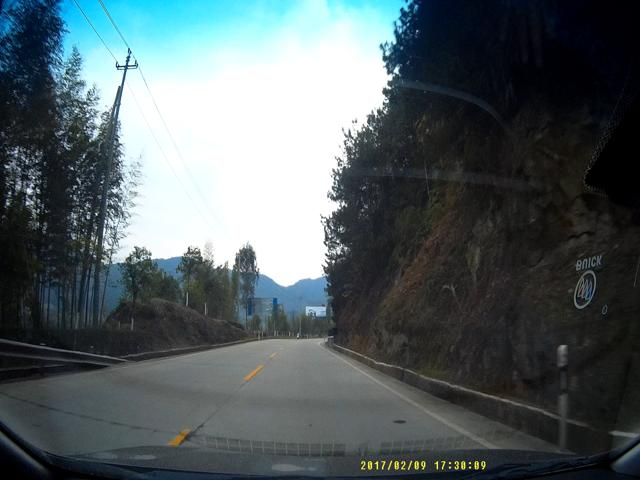
#> input picture challenge-1/lane/0004.jpg, 640 x 480 px, given in place of 0001.jpg, which was not available
$ python main.py
#> lines starting #> are read from the running program, lines starting #| are printed output that depends on the picture; after the words box and inside, x2 and y2 are one past the last pixel; in counts of white or black regions, pixels touching at a corner belong together; pictures that were not available may be replaced by others from this repository, and a replacement may not be noted
import numpy as np
import cv2
import time
import math

def canny(img):
    img = cv2.cvtColor(img,cv2.COLOR_RGB2GRAY)
    img = cv2.GaussianBlur(img,(3,3),0)
    img = cv2.Canny(img,35,105)
    return img

def region_of_interest(img):
    height = img.shape[0]
    polygon = np.array([[(100,height-40), (500, height-40), (300,340)]])
    mask = np.zeros_like(img)
    cv2.fillPoly(mask,polygon,255)
    masked_img = cv2.bitwise_and(img, mask)
    return masked_img

def add_lines(img, lines, last):
    overlay = img.copy()
    output = img.copy()
    if lines is not None:
        left = False
        right = False
        left_max = 0
        right_max = 0
        left_max_line = None
        right_max_line = None
        for line in lines:
            x1, y1, x2, y2 = line.reshape(4)
            size = math.sqrt(((x1-x2)**2)+((y1-y2)**2))
            if x1 <= 320 and x2 <= 320:
                left = True
                if size > left_max:
                    left_max = size
                    left_max_line = line
            if x1 > 320 and x2 > 320:
                right = True
                if size > right_max:
                    right_max = size
                    right_max_line = line
        if left and right:
            lines = []
            lines.append(left_max_line)
            lines.append(right_max_line)
            x1_0, y1_0, x2_0, y2_0 = left_max_line.reshape(4)
            x1_1, y1_1, x2_1, y2_1 = right_max_line.reshape(4)
            points = np.array([[x1_0,y1_0],[x2_0,y2_0],[x1_1,y1_1],[x2_1,y2_1]])
            cv2.fillPoly(overlay, np.int32([points]), (0,255,0))
            alpha = 0.3
            cv2.addWeighted(overlay, alpha, output, 1 - alpha, 0, output)
            cv2.line(output, (x1_0,y1_0), (x2_0,y2_0), (0,255,0), 10)
            cv2.line(output, (x1_1,y1_1), (x2_1,y2_1), (0,255,0), 10)
            # print('both lines')
            last = lines
        else:
            if last is not None:
                left_max_line = last[0]
                right_max_line = last[1]
                x1_0, y1_0, x2_0, y2_0 = left_max_line.reshape(4)
                x1_1, y1_1, x2_1, y2_1 = right_max_line.reshape(4)
                points = np.array([[x1_0,y1_0],[x2_0,y2_0],[x1_1,y1_1],[x2_1,y2_1]])
                cv2.fillPoly(overlay, np.int32([points]), (0,255,0))
                alpha = 0.3
                cv2.addWeighted(overlay, alpha, output, 1 - alpha, 0, output)
                cv2.line(output, (x1_0,y1_0), (x2_0,y2_0), (0,255,0), 10)
                cv2.line(output, (x1_1,y1_1), (x2_1,y2_1), (0,255,0), 10)
                # print('replaced with last')
            else:
                cv2.putText(output, 'Locating lanes...',(300, 200), cv2.FONT_HERSHEY_SIMPLEX, 1.0, (0, 0, 255), 3)
    return output, last

def main():
    count = 1
    last = None
    while True:
        img_name = 'lane/'+ '{:04}'.format(count) + '.jpg'
        frame = cv2.imread(img_name, 1)
#> frame is the input picture: shape (480, 640, 3); mean B, G, R 98.2, 95, 84
        canny_img = canny(frame)
#> in canny, `img = cv2.cvtColor(img,cv2.COLOR_RGB2GRAY)`:
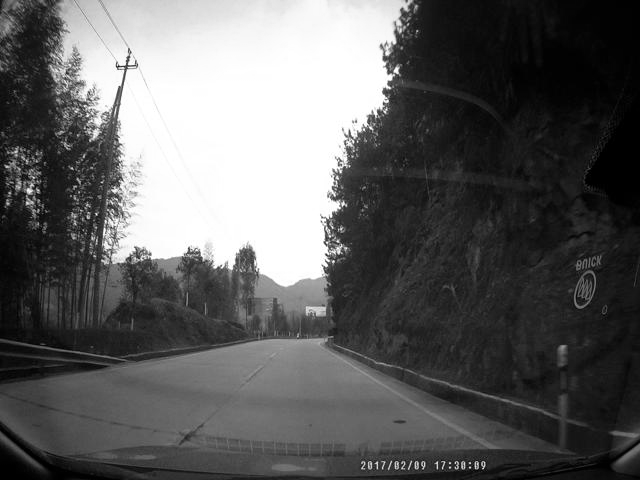
#> img: shape (480, 640); min 0, max 255, mean 94.7
#> in canny, `img = cv2.Canny(img,35,105)`:
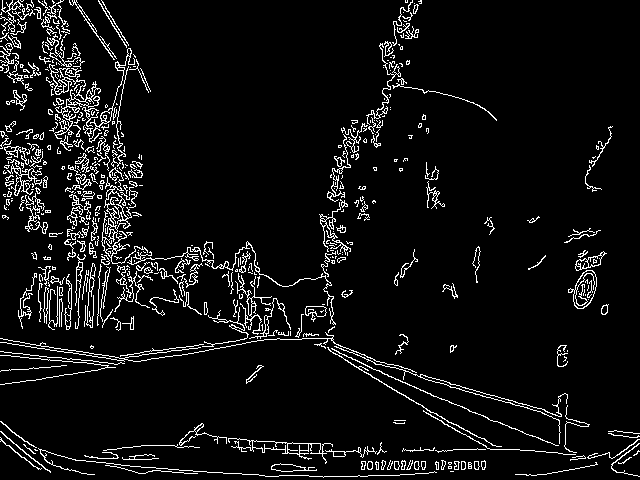
#> img: shape (480, 640); 6.5% white in thin lines or dots
        roi_img = region_of_interest(canny_img)
#> in region_of_interest, `cv2.fillPoly(mask,polygon,255)`:
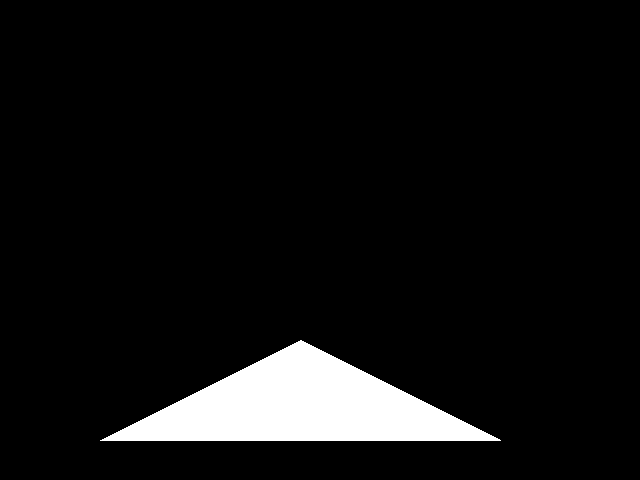
#> mask: shape (480, 640); 6.6% white; 1 white region, box (x1, y1, x2, y2) and area: (100, 340, 501, 441) 20401
#> in region_of_interest, `masked_img = cv2.bitwise_and(img, mask)`:
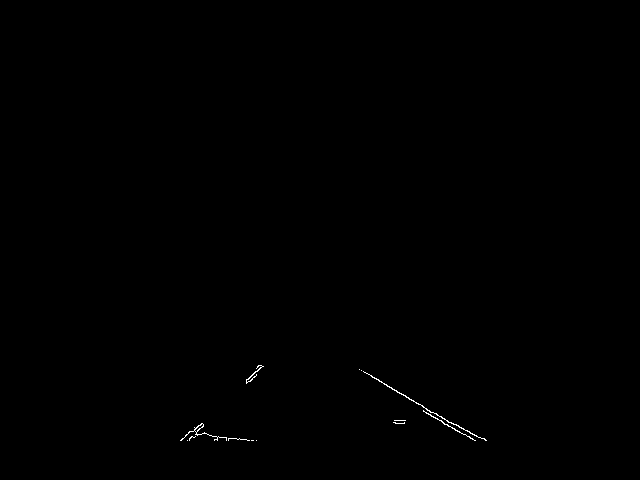
#> masked_img: shape (480, 640); 0.15% white in thin lines or dots, all inside (x1, y1, x2, y2) = (180, 365, 487, 441)
        lines = cv2.HoughLinesP(roi_img, 2, np.pi/180, 80, np.array([]), minLineLength=7, maxLineGap=5)
#> lines = [[384, 384, 453, 424], [359, 369, 423, 406]]
        line_img, l = add_lines(frame, lines, last)
#> the loop in add_lines, `for line in lines:` made 2 passes
#> (x1, y1, x2, y2, size, right, right_max) on pass 1: (384, 384, 453, 424, 79.76, True, 79.76)
#> (x1, y1, x2, y2, size, right) on pass 2: (359, 369, 423, 406, 73.93, True)
#> after the loop in add_lines, `for line in lines:`: left_max = 0; right_max = 79.76
#> in add_lines, `cv2.putText(output, 'Locating lanes...',(300, 200), cv2.FONT_HERSHEY_S..`:
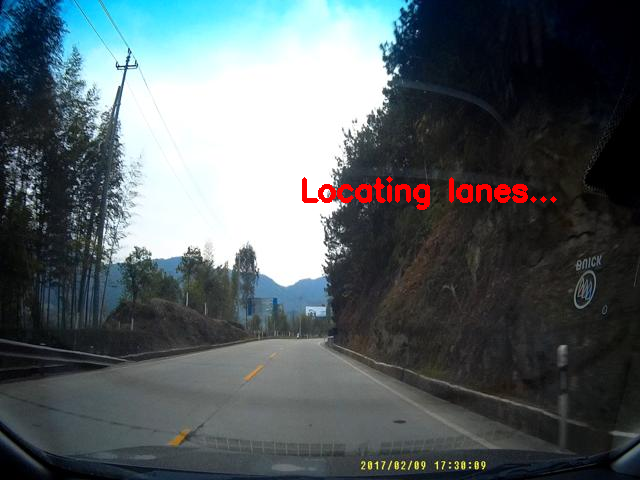
#> output: shape (480, 640, 3); 0.85% of pixels changed, all inside (x1, y1, x2, y2) = (302, 176, 557, 210)
        last = l
        detected_lines = cv2.addWeighted(frame, 0.8, line_img, 1, 1)
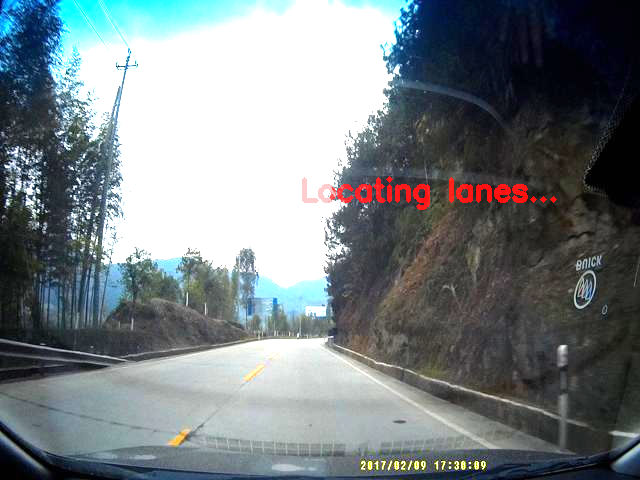
#> detected_lines: shape (480, 640, 3); mean B, G, R 131.1, 127.5, 119.2
        cv2.imshow('Lane Detection', detected_lines)
        # cv2.imshow('Original', canny_img)
        # time.sleep(0.05)
        count += 1
        k = cv2.waitKey(5) & 0xFF
#> (key Esc is pressed here)
        if k == 27 or count == 699:
            break
    cv2.destroyAllWindows()
if __name__ == '__main__':
    main()

$ run again, on challenge-1/lane/0037.jpg
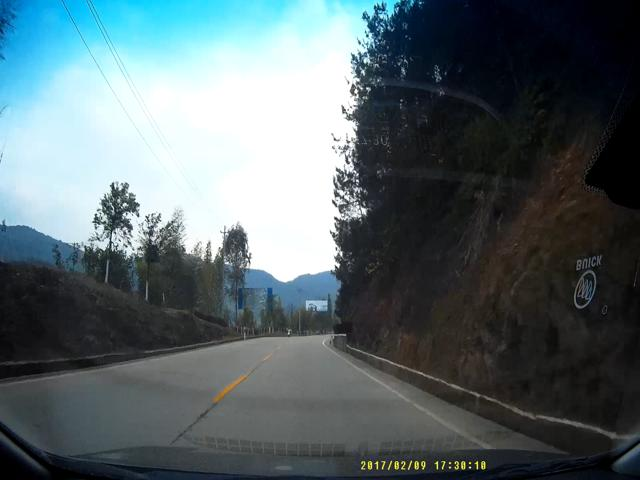
#> input picture challenge-1/lane/0037.jpg, 640 x 480 px, given in place of 0001.jpg, which was not available
#> in main, frame is the input picture: shape (480, 640, 3); mean B, G, R 106.8, 102.5, 88.3
#> in canny, `img = cv2.Canny(img,35,105)`:
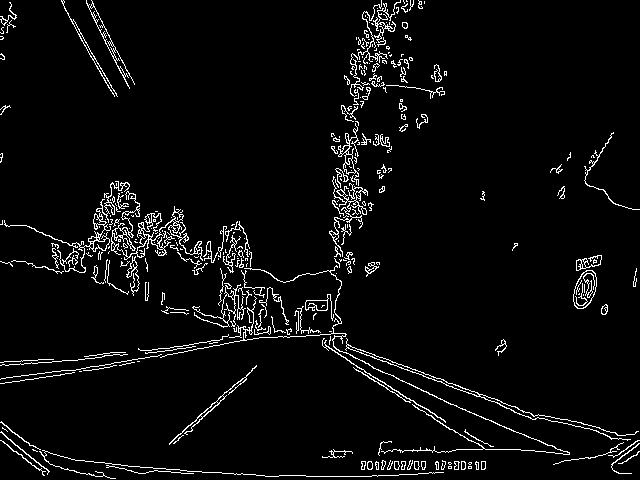
#> img: shape (480, 640); 4.4% white in thin lines or dots
#> mask: shape (480, 640); 6.6% white; 1 white region, box (x1, y1, x2, y2) and area: (100, 340, 501, 441) 20401
#> masked_img: shape (480, 640); 0.19% white in thin lines or dots, all inside (x1, y1, x2, y2) = (172, 365, 481, 441)
#> lines = [[354, 368, 469, 440], [371, 375, 420, 406], [197, 417, 256, 366], [199, 419, 224, 398], [464, 431, 480, 440]]
#> the loop in add_lines, `for line in lines:` made 5 passes
#> (x1, y1, x2, y2, size, left, left_max) on pass 3: (197, 417, 256, 366, 77.99, True, 77.99)
#> after the loop in add_lines, `for line in lines:`: left_max = 77.99; right_max = 135.7
#> x1_0 = 197; y1_0 = 417; x2_0 = 256; y2_0 = 366
#> x1_1 = 354; y1_1 = 368; x2_1 = 469; y2_1 = 440
#> points = [[197, 417], [256, 366], [354, 368], [469, 440]]
#> overlay: shape (480, 640, 3); 3.68% of pixels changed, all inside (x1, y1, x2, y2) = (197, 366, 470, 441)
#> in add_lines, `last = lines`: last = [[[197, 417, 256, 366]], [[354, 368, 469, 440]]]
#> in main, `detected_lines = cv2.addWeighted(frame, 0.8, line_img, 1, 1)`:
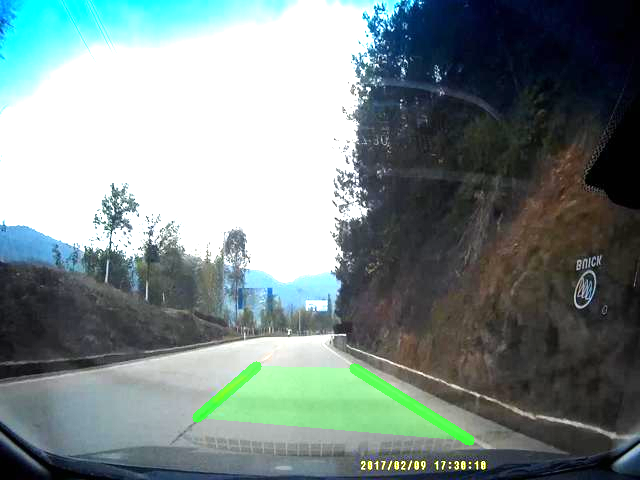
#> detected_lines: shape (480, 640, 3); mean B, G, R 135.4, 136.5, 121.7
